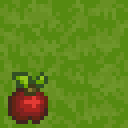

This is a level from a 2D game, rendered from its Tiled map with the project's own tilesets. A one-line summary and the complete map file follow:
An orthogonal 2x2 tile map with 64x64 px tiles, 2 tile layers (Tile Layer 1, Player).

<map version="1.10" tiledversion="1.11.0" orientation="orthogonal" renderorder="right-up" width="2" height="2" tilewidth="64" tileheight="64" infinite="0" nextlayerid="3" nextobjectid="1">
 <tileset firstgid="1" name="!CL_DEMO_64" tilewidth="64" tileheight="64" tilecount="1240" columns="40">
  <image source="../../../assets/textures/environments/!CL_DEMO_64.png" width="2560" height="1984" />
 </tileset>
 <layer id="1" name="Tile Layer 1" width="2" height="2">
  <data encoding="csv">
42,43,
82,83
</data>
 </layer>
 <layer id="2" name="Player" width="2" height="2">
  <data encoding="csv">
0,0,
60,0
</data>
 </layer>
</map>
